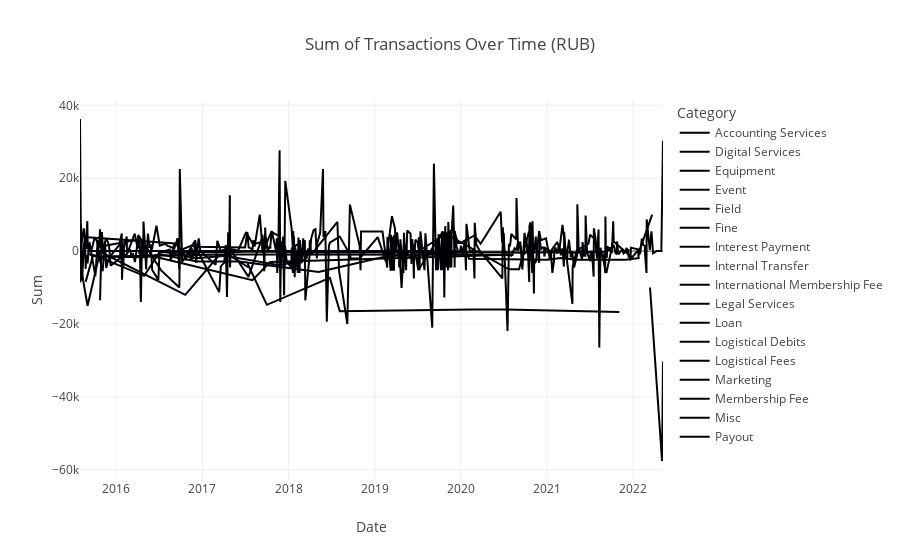
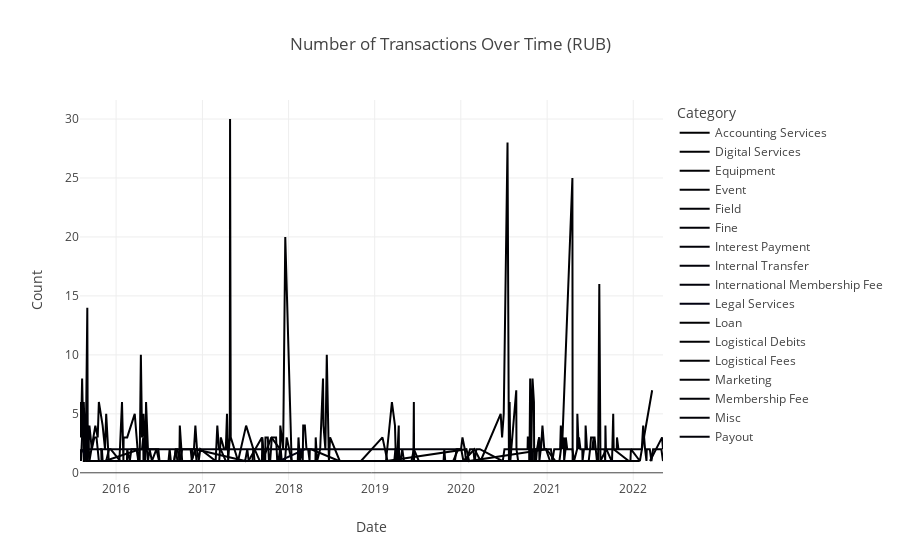

The cell these charts' notebook holds for them, in order:
### Markdown cell above
category_transaction_counts_rub_2 = df_fin_rub.len()
print(category_transaction_counts_rub_2)

### Code cell
# Group the DataFrame by 'Category' and 'Date' and calculate the sum of 'Sum' and the count of transactions
category_sum_over_time = df_fin_rub.groupby(['Category', 'Date'])['Sum'].sum().reset_index()
category_count_over_time = df_fin_rub.groupby(['Category', 'Date']).size().reset_index(name='Count')

# Create a line graph for the sum of transactions over time for each category
fig_sum_over_time = px.line(category_sum_over_time, x='Date', y='Sum', color='Category',
                            title='Sum of Transactions Over Time (RUB)')

# Create a line graph for the number of transactions over time for each category
fig_count_over_time = px.line(category_count_over_time, x='Date', y='Count', color='Category',
                              title='Number of Transactions Over Time (RUB)')

# Show the interactive graphs
fig_sum_over_time.show()
fig_count_over_time.show()

### Figure 1 — Plotly figure (JSON) as saved in the notebook; plotly's stock layout.template omitted (floating-point values rounded to 4 significant figures; data arrays with more than 128 entries replaced by an {"elided": "..."} marker saying what was removed)
{"data": [{"hovertemplate": "Category=Accounting Services<br>Date=%{x}<br>Sum=%{y}<extra></extra>", "legendgroup": "Accounting Services", "line": {"color": "#000001", "dash": "solid"}, "marker": {"symbol": "circle"}, "mode": "lines", "name": "Accounting Services", "orientation": "v", "showlegend": true, "type": "scatter", "x": ["2016-04-04T00:00:00", "2017-08-01T00:00:00", "2017-10-15T00:00:00", "2020-07-16T00:00:00"], "xaxis": "x", "y": [-430, -8000, -3000, -1000], "yaxis": "y"}, {"hovertemplate": "Category=Digital Services<br>Date=%{x}<br>Sum=%{y}<extra></extra>", "legendgroup": "Digital Services", "line": {"color": "#000002", "dash": "solid"}, "marker": {"symbol": "circle"}, "mode": "lines", "name": "Digital Services", "orientation": "v", "showlegend": true, "type": "scatter", "x": ["2015-09-02T00:00:00", "2015-09-15T00:00:00", "2015-10-25T00:00:00", "2016-05-07T00:00:00", "2016-07-03T00:00:00", "2016-12-10T00:00:00", "2017-06-06T00:00:00", "2018-05-08T00:00:00", "2019-02-21T00:00:00", "2020-01-25T00:00:00", "2020-02-05T00:00:00", "2020-12-29T00:00:00", "2021-02-05T00:00:00", "2021-02-25T00:00:00", "2021-05-08T00:00:00", "2021-11-29T00:00:00", "2022-01-28T00:00:00"], "xaxis": "x", "y": [-500, -1000, -1500, -1714, -900, -2882, -2860, -5720, -1440, -316, -2084, -2399, -2080, -1908, -2362, -2360, -1911], "yaxis": "y"}, {"hovertemplate": "Category=Equipment<br>Date=%{x}<br>Sum=%{y}<extra></extra>", "legendgroup": "Equipment", "line": {"color": "#000003", "dash": "solid"}, "marker": {"symbol": "circle"}, "mode": "lines", "name": "Equipment", "orientation": "v", "showlegend": true, "type": "scatter", "x": {"elided": "191 str values"}, "xaxis": "x", "y": {"elided": "191 int values"}, "yaxis": "y"}, {"hovertemplate": "Category=Event<br>Date=%{x}<br>Sum=%{y}<extra></extra>", "legendgroup": "Event", "line": {"color": "#000004", "dash": "solid"}, "marker": {"symbol": "circle"}, "mode": "lines", "name": "Event", "orientation": "v", "showlegend": true, "type": "scatter", "x": ["2015-09-02T00:00:00", "2016-09-25T00:00:00"], "xaxis": "x", "y": [3800, 2000], "yaxis": "y"}, {"hovertemplate": "Category=Field<br>Date=%{x}<br>Sum=%{y}<extra></extra>", "legendgroup": "Field", "line": {"color": "#000005", "dash": "solid"}, "marker": {"symbol": "circle"}, "mode": "lines", "name": "Field", "orientation": "v", "showlegend": true, "type": "scatter", "x": {"elided": "310 str values"}, "xaxis": "x", "y": {"elided": "310 int values"}, "yaxis": "y"}, {"hovertemplate": "Category=Fine<br>Date=%{x}<br>Sum=%{y}<extra></extra>", "legendgroup": "Fine", "line": {"color": "#000006", "dash": "solid"}, "marker": {"symbol": "circle"}, "mode": "lines", "name": "Fine", "orientation": "v", "showlegend": true, "type": "scatter", "x": ["2018-03-11T00:00:00"], "xaxis": "x", "y": [1000], "yaxis": "y"}, {"hovertemplate": "Category=Interest Payment<br>Date=%{x}<br>Sum=%{y}<extra></extra>", "legendgroup": "Interest Payment", "line": {"color": "#000007", "dash": "solid"}, "marker": {"symbol": "circle"}, "mode": "lines", "name": "Interest Payment", "orientation": "v", "showlegend": true, "type": "scatter", "x": ["2021-05-24T00:00:00"], "xaxis": "x", "y": [1290], "yaxis": "y"}, {"hovertemplate": "Category=Internal Transfer<br>Date=%{x}<br>Sum=%{y}<extra></extra>", "legendgroup": "Internal Transfer", "line": {"color": "#000008", "dash": "solid"}, "marker": {"symbol": "circle"}, "mode": "lines", "name": "Internal Transfer", "orientation": "v", "showlegend": true, "type": "scatter", "x": ["2015-09-02T00:00:00", "2017-03-20T00:00:00", "2018-02-25T00:00:00", "2018-03-10T00:00:00", "2019-12-21T00:00:00"], "xaxis": "x", "y": [0, 0, 0, 0, 0], "yaxis": "y"}, {"hovertemplate": "Category=International Membership Fee<br>Date=%{x}<br>Sum=%{y}<extra></extra>", "legendgroup": "International Membership Fee", "line": {"color": "#000009", "dash": "solid"}, "marker": {"symbol": "circle"}, "mode": "lines", "name": "International Membership Fee", "orientation": "v", "showlegend": true, "type": "scatter", "x": ["2017-07-11T00:00:00", "2017-10-01T00:00:00", "2018-06-25T00:00:00", "2018-08-06T00:00:00", "2020-02-19T00:00:00", "2020-07-11T00:00:00", "2021-11-03T00:00:00"], "xaxis": "x", "y": [-3412, -14742, -7330, -16475, -16000, -16000, -16700], "yaxis": "y"}, {"hovertemplate": "Category=Legal Services<br>Date=%{x}<br>Sum=%{y}<extra></extra>", "legendgroup": "Legal Services", "line": {"color": "#000010", "dash": "solid"}, "marker": {"symbol": "circle"}, "mode": "lines", "name": "Legal Services", "orientation": "v", "showlegend": true, "type": "scatter", "x": ["2015-08-10T00:00:00", "2015-09-02T00:00:00", "2015-10-25T00:00:00", "2016-10-20T00:00:00", "2017-03-14T00:00:00", "2017-11-23T00:00:00", "2018-03-13T00:00:00"], "xaxis": "x", "y": [-6420, -15000, -200, -12000, -1000, -3850, -2380], "yaxis": "y"}, {"hovertemplate": "Category=Loan<br>Date=%{x}<br>Sum=%{y}<extra></extra>", "legendgroup": "Loan", "line": {"color": "#000001", "dash": "solid"}, "marker": {"symbol": "circle"}, "mode": "lines", "name": "Loan", "orientation": "v", "showlegend": true, "type": "scatter", "x": ["2019-07-07T00:00:00", "2019-10-16T00:00:00", "2020-07-23T00:00:00", "2020-09-04T00:00:00", "2020-10-15T00:00:00", "2020-10-30T00:00:00"], "xaxis": "x", "y": [-5000, 5250, -5000, -5000, 5200, 5200], "yaxis": "y"}, {"hovertemplate": "Category=Logistical Debits<br>Date=%{x}<br>Sum=%{y}<extra></extra>", "legendgroup": "Logistical Debits", "line": {"color": "#000002", "dash": "solid"}, "marker": {"symbol": "circle"}, "mode": "lines", "name": "Logistical Debits", "orientation": "v", "showlegend": true, "type": "scatter", "x": ["2015-08-25T00:00:00", "2015-09-25T00:00:00", "2015-11-03T00:00:00", "2016-04-29T00:00:00", "2016-07-03T00:00:00", "2017-04-03T00:00:00", "2017-08-07T00:00:00", "2018-06-02T00:00:00", "2019-04-20T00:00:00", "2019-04-28T00:00:00", "2019-05-05T00:00:00", "2019-07-09T00:00:00", "2019-09-22T00:00:00", "2019-11-02T00:00:00", "2019-12-21T00:00:00", "2019-12-28T00:00:00", "2020-06-14T00:00:00", "2020-09-20T00:00:00", "2020-10-17T00:00:00", "2020-10-18T00:00:00", "2020-12-12T00:00:00", "2020-12-20T00:00:00", "2021-05-30T00:00:00", "2021-06-12T00:00:00", "2021-06-19T00:00:00", "2021-08-07T00:00:00", "2021-08-29T00:00:00", "2021-09-01T00:00:00", "2021-09-04T00:00:00", "2021-09-05T00:00:00"], "xaxis": "x", "y": [-8450, -1170, -2000, -6780, -300, -315, -115, -400, -288, -225, -212, -295, -426, -302, -330, -284, -287, -447, -279, -260, -362, -256, -486, -283, -277, -160, -246, -257, -324, -335], "yaxis": "y"}, {"hovertemplate": "Category=Logistical Fees<br>Date=%{x}<br>Sum=%{y}<extra></extra>", "legendgroup": "Logistical Fees", "line": {"color": "#000003", "dash": "solid"}, "marker": {"symbol": "circle"}, "mode": "lines", "name": "Logistical Fees", "orientation": "v", "showlegend": true, "type": "scatter", "x": ["2017-12-18T00:00:00"], "xaxis": "x", "y": [-5000], "yaxis": "y"}, {"hovertemplate": "Category=Marketing<br>Date=%{x}<br>Sum=%{y}<extra></extra>", "legendgroup": "Marketing", "line": {"color": "#000004", "dash": "solid"}, "marker": {"symbol": "circle"}, "mode": "lines", "name": "Marketing", "orientation": "v", "showlegend": true, "type": "scatter", "x": ["2015-10-15T00:00:00", "2015-10-30T00:00:00", "2017-04-20T00:00:00", "2020-08-12T00:00:00"], "xaxis": "x", "y": [-1500, -1500, -900, -1000], "yaxis": "y"}, {"hovertemplate": "Category=Membership Fee<br>Date=%{x}<br>Sum=%{y}<extra></extra>", "legendgroup": "Membership Fee", "line": {"color": "#000005", "dash": "solid"}, "marker": {"symbol": "circle"}, "mode": "lines", "name": "Membership Fee", "orientation": "v", "showlegend": true, "type": "scatter", "x": ["2015-08-01T00:00:00", "2015-08-05T00:00:00", "2015-08-17T00:00:00", "2015-08-25T00:00:00", "2015-09-01T00:00:00", "2015-09-03T00:00:00", "2015-09-10T00:00:00", "2015-09-20T00:00:00", "2015-10-01T00:00:00", "2015-10-10T00:00:00", "2015-10-20T00:00:00", "2015-10-25T00:00:00", "2015-10-30T00:00:00", "2015-11-01T00:00:00", "2015-11-02T00:00:00", "2015-11-05T00:00:00", "2015-11-15T00:00:00", "2016-04-10T00:00:00", "2016-04-20T00:00:00", "2016-04-25T00:00:00", "2016-04-26T00:00:00", "2016-04-28T00:00:00", "2016-05-01T00:00:00", "2016-05-05T00:00:00", "2016-05-15T00:00:00", "2016-05-22T00:00:00", "2016-06-01T00:00:00", "2016-06-20T00:00:00", "2016-07-01T00:00:00", "2016-07-04T00:00:00", "2016-07-28T00:00:00", "2016-08-05T00:00:00", "2016-08-25T00:00:00", "2016-09-01T00:00:00", "2016-09-03T00:00:00", "2016-09-10T00:00:00", "2016-09-17T00:00:00", "2016-09-27T00:00:00", "2016-09-29T00:00:00", "2016-11-16T00:00:00", "2016-12-02T00:00:00", "2017-07-01T00:00:00", "2017-07-10T00:00:00", "2017-07-16T00:00:00", "2017-08-01T00:00:00", "2017-08-05T00:00:00", "2017-08-10T00:00:00", "2017-09-01T00:00:00", "2017-09-10T00:00:00", "2017-09-12T00:00:00", "2017-09-18T00:00:00", "2017-10-20T00:00:00"], "xaxis": "x", "y": [36250, 1000, 6250, 500, 8250, 500, 1750, 500, 3500, 3000, 750, 6000, 1000, 500, 5250, 1500, 1500, 3250, 2000, 2250, 500, 1250, 1450, 1500, 1000, 1250, 500, 7000, 2000, 1500, 2000, 1500, 1000, 1000, 500, 2000, 1500, 500, 250, 1500, 1200, 1000, 5250, 1000, 500, 3000, 1250, 10000, 2500, 4500, 1000, 1000], "yaxis": "y"}, {"hovertemplate": "Category=Misc<br>Date=%{x}<br>Sum=%{y}<extra></extra>", "legendgroup": "Misc", "line": {"color": "#000006", "dash": "solid"}, "marker": {"symbol": "circle"}, "mode": "lines", "name": "Misc", "orientation": "v", "showlegend": true, "type": "scatter", "x": ["2016-07-15T00:00:00", "2016-12-04T00:00:00", "2017-04-26T00:00:00", "2017-07-16T00:00:00"], "xaxis": "x", "y": [-80, -1962, -1200, -4500], "yaxis": "y"}, {"hovertemplate": "Category=Payout<br>Date=%{x}<br>Sum=%{y}<extra></extra>", "legendgroup": "Payout", "line": {"color": "#000007", "dash": "solid"}, "marker": {"symbol": "circle"}, "mode": "lines", "name": "Payout", "orientation": "v", "showlegend": true, "type": "scatter", "x": ["2022-03-13T00:00:00", "2022-05-03T00:00:00", "2022-05-07T00:00:00"], "xaxis": "x", "y": [-10000, -57600, -30300], "yaxis": "y"}], "layout": {"legend": {"title": {"text": "Category"}, "tracegroupgap": 0}, "title": {"text": "Sum of Transactions Over Time (RUB)"}, "xaxis": {"anchor": "y", "domain": [0, 1], "title": {"text": "Date"}}, "yaxis": {"anchor": "x", "domain": [0, 1], "title": {"text": "Sum"}}}}

### Figure 2 — Plotly figure (JSON) as saved in the notebook; plotly's stock layout.template omitted (floating-point values rounded to 4 significant figures; data arrays with more than 128 entries replaced by an {"elided": "..."} marker saying what was removed)
{"data": [{"hovertemplate": "Category=Accounting Services<br>Date=%{x}<br>Count=%{y}<extra></extra>", "legendgroup": "Accounting Services", "line": {"color": "#000001", "dash": "solid"}, "marker": {"symbol": "circle"}, "mode": "lines", "name": "Accounting Services", "orientation": "v", "showlegend": true, "type": "scatter", "x": ["2016-04-04T00:00:00", "2017-08-01T00:00:00", "2017-10-15T00:00:00", "2020-07-16T00:00:00"], "xaxis": "x", "y": [1, 1, 1, 1], "yaxis": "y"}, {"hovertemplate": "Category=Digital Services<br>Date=%{x}<br>Count=%{y}<extra></extra>", "legendgroup": "Digital Services", "line": {"color": "#000002", "dash": "solid"}, "marker": {"symbol": "circle"}, "mode": "lines", "name": "Digital Services", "orientation": "v", "showlegend": true, "type": "scatter", "x": ["2015-09-02T00:00:00", "2015-09-15T00:00:00", "2015-10-25T00:00:00", "2016-05-07T00:00:00", "2016-07-03T00:00:00", "2016-12-10T00:00:00", "2017-06-06T00:00:00", "2018-05-08T00:00:00", "2019-02-21T00:00:00", "2020-01-25T00:00:00", "2020-02-05T00:00:00", "2020-12-29T00:00:00", "2021-02-05T00:00:00", "2021-02-25T00:00:00", "2021-05-08T00:00:00", "2021-11-29T00:00:00", "2022-01-28T00:00:00"], "xaxis": "x", "y": [1, 1, 1, 1, 1, 1, 1, 1, 1, 2, 1, 2, 1, 1, 1, 1, 1], "yaxis": "y"}, {"hovertemplate": "Category=Equipment<br>Date=%{x}<br>Count=%{y}<extra></extra>", "legendgroup": "Equipment", "line": {"color": "#000003", "dash": "solid"}, "marker": {"symbol": "circle"}, "mode": "lines", "name": "Equipment", "orientation": "v", "showlegend": true, "type": "scatter", "x": {"elided": "191 str values"}, "xaxis": "x", "y": {"elided": "191 int values"}, "yaxis": "y"}, {"hovertemplate": "Category=Event<br>Date=%{x}<br>Count=%{y}<extra></extra>", "legendgroup": "Event", "line": {"color": "#000004", "dash": "solid"}, "marker": {"symbol": "circle"}, "mode": "lines", "name": "Event", "orientation": "v", "showlegend": true, "type": "scatter", "x": ["2015-09-02T00:00:00", "2016-09-25T00:00:00"], "xaxis": "x", "y": [1, 1], "yaxis": "y"}, {"hovertemplate": "Category=Field<br>Date=%{x}<br>Count=%{y}<extra></extra>", "legendgroup": "Field", "line": {"color": "#000005", "dash": "solid"}, "marker": {"symbol": "circle"}, "mode": "lines", "name": "Field", "orientation": "v", "showlegend": true, "type": "scatter", "x": {"elided": "310 str values"}, "xaxis": "x", "y": {"elided": "310 int values"}, "yaxis": "y"}, {"hovertemplate": "Category=Fine<br>Date=%{x}<br>Count=%{y}<extra></extra>", "legendgroup": "Fine", "line": {"color": "#000006", "dash": "solid"}, "marker": {"symbol": "circle"}, "mode": "lines", "name": "Fine", "orientation": "v", "showlegend": true, "type": "scatter", "x": ["2018-03-11T00:00:00"], "xaxis": "x", "y": [1], "yaxis": "y"}, {"hovertemplate": "Category=Interest Payment<br>Date=%{x}<br>Count=%{y}<extra></extra>", "legendgroup": "Interest Payment", "line": {"color": "#000007", "dash": "solid"}, "marker": {"symbol": "circle"}, "mode": "lines", "name": "Interest Payment", "orientation": "v", "showlegend": true, "type": "scatter", "x": ["2021-05-24T00:00:00"], "xaxis": "x", "y": [1], "yaxis": "y"}, {"hovertemplate": "Category=Internal Transfer<br>Date=%{x}<br>Count=%{y}<extra></extra>", "legendgroup": "Internal Transfer", "line": {"color": "#000008", "dash": "solid"}, "marker": {"symbol": "circle"}, "mode": "lines", "name": "Internal Transfer", "orientation": "v", "showlegend": true, "type": "scatter", "x": ["2015-09-02T00:00:00", "2017-03-20T00:00:00", "2018-02-25T00:00:00", "2018-03-10T00:00:00", "2019-12-21T00:00:00"], "xaxis": "x", "y": [2, 2, 2, 2, 2], "yaxis": "y"}, {"hovertemplate": "Category=International Membership Fee<br>Date=%{x}<br>Count=%{y}<extra></extra>", "legendgroup": "International Membership Fee", "line": {"color": "#000009", "dash": "solid"}, "marker": {"symbol": "circle"}, "mode": "lines", "name": "International Membership Fee", "orientation": "v", "showlegend": true, "type": "scatter", "x": ["2017-07-11T00:00:00", "2017-10-01T00:00:00", "2018-06-25T00:00:00", "2018-08-06T00:00:00", "2020-02-19T00:00:00", "2020-07-11T00:00:00", "2021-11-03T00:00:00"], "xaxis": "x", "y": [1, 1, 1, 1, 1, 1, 1], "yaxis": "y"}, {"hovertemplate": "Category=Legal Services<br>Date=%{x}<br>Count=%{y}<extra></extra>", "legendgroup": "Legal Services", "line": {"color": "#000010", "dash": "solid"}, "marker": {"symbol": "circle"}, "mode": "lines", "name": "Legal Services", "orientation": "v", "showlegend": true, "type": "scatter", "x": ["2015-08-10T00:00:00", "2015-09-02T00:00:00", "2015-10-25T00:00:00", "2016-10-20T00:00:00", "2017-03-14T00:00:00", "2017-11-23T00:00:00", "2018-03-13T00:00:00"], "xaxis": "x", "y": [2, 1, 1, 1, 1, 1, 2], "yaxis": "y"}, {"hovertemplate": "Category=Loan<br>Date=%{x}<br>Count=%{y}<extra></extra>", "legendgroup": "Loan", "line": {"color": "#000001", "dash": "solid"}, "marker": {"symbol": "circle"}, "mode": "lines", "name": "Loan", "orientation": "v", "showlegend": true, "type": "scatter", "x": ["2019-07-07T00:00:00", "2019-10-16T00:00:00", "2020-07-23T00:00:00", "2020-09-04T00:00:00", "2020-10-15T00:00:00", "2020-10-30T00:00:00"], "xaxis": "x", "y": [1, 1, 1, 1, 1, 1], "yaxis": "y"}, {"hovertemplate": "Category=Logistical Debits<br>Date=%{x}<br>Count=%{y}<extra></extra>", "legendgroup": "Logistical Debits", "line": {"color": "#000002", "dash": "solid"}, "marker": {"symbol": "circle"}, "mode": "lines", "name": "Logistical Debits", "orientation": "v", "showlegend": true, "type": "scatter", "x": ["2015-08-25T00:00:00", "2015-09-25T00:00:00", "2015-11-03T00:00:00", "2016-04-29T00:00:00", "2016-07-03T00:00:00", "2017-04-03T00:00:00", "2017-08-07T00:00:00", "2018-06-02T00:00:00", "2019-04-20T00:00:00", "2019-04-28T00:00:00", "2019-05-05T00:00:00", "2019-07-09T00:00:00", "2019-09-22T00:00:00", "2019-11-02T00:00:00", "2019-12-21T00:00:00", "2019-12-28T00:00:00", "2020-06-14T00:00:00", "2020-09-20T00:00:00", "2020-10-17T00:00:00", "2020-10-18T00:00:00", "2020-12-12T00:00:00", "2020-12-20T00:00:00", "2021-05-30T00:00:00", "2021-06-12T00:00:00", "2021-06-19T00:00:00", "2021-08-07T00:00:00", "2021-08-29T00:00:00", "2021-09-01T00:00:00", "2021-09-04T00:00:00", "2021-09-05T00:00:00"], "xaxis": "x", "y": [1, 1, 1, 1, 1, 1, 1, 1, 1, 1, 1, 1, 1, 1, 1, 1, 1, 1, 1, 1, 1, 1, 1, 1, 1, 1, 1, 1, 1, 1], "yaxis": "y"}, {"hovertemplate": "Category=Logistical Fees<br>Date=%{x}<br>Count=%{y}<extra></extra>", "legendgroup": "Logistical Fees", "line": {"color": "#000003", "dash": "solid"}, "marker": {"symbol": "circle"}, "mode": "lines", "name": "Logistical Fees", "orientation": "v", "showlegend": true, "type": "scatter", "x": ["2017-12-18T00:00:00"], "xaxis": "x", "y": [1], "yaxis": "y"}, {"hovertemplate": "Category=Marketing<br>Date=%{x}<br>Count=%{y}<extra></extra>", "legendgroup": "Marketing", "line": {"color": "#000004", "dash": "solid"}, "marker": {"symbol": "circle"}, "mode": "lines", "name": "Marketing", "orientation": "v", "showlegend": true, "type": "scatter", "x": ["2015-10-15T00:00:00", "2015-10-30T00:00:00", "2017-04-20T00:00:00", "2020-08-12T00:00:00"], "xaxis": "x", "y": [1, 1, 1, 1], "yaxis": "y"}, {"hovertemplate": "Category=Membership Fee<br>Date=%{x}<br>Count=%{y}<extra></extra>", "legendgroup": "Membership Fee", "line": {"color": "#000005", "dash": "solid"}, "marker": {"symbol": "circle"}, "mode": "lines", "name": "Membership Fee", "orientation": "v", "showlegend": true, "type": "scatter", "x": ["2015-08-01T00:00:00", "2015-08-05T00:00:00", "2015-08-17T00:00:00", "2015-08-25T00:00:00", "2015-09-01T00:00:00", "2015-09-03T00:00:00", "2015-09-10T00:00:00", "2015-09-20T00:00:00", "2015-10-01T00:00:00", "2015-10-10T00:00:00", "2015-10-20T00:00:00", "2015-10-25T00:00:00", "2015-10-30T00:00:00", "2015-11-01T00:00:00", "2015-11-02T00:00:00", "2015-11-05T00:00:00", "2015-11-15T00:00:00", "2016-04-10T00:00:00", "2016-04-20T00:00:00", "2016-04-25T00:00:00", "2016-04-26T00:00:00", "2016-04-28T00:00:00", "2016-05-01T00:00:00", "2016-05-05T00:00:00", "2016-05-15T00:00:00", "2016-05-22T00:00:00", "2016-06-01T00:00:00", "2016-06-20T00:00:00", "2016-07-01T00:00:00", "2016-07-04T00:00:00", "2016-07-28T00:00:00", "2016-08-05T00:00:00", "2016-08-25T00:00:00", "2016-09-01T00:00:00", "2016-09-03T00:00:00", "2016-09-10T00:00:00", "2016-09-17T00:00:00", "2016-09-27T00:00:00", "2016-09-29T00:00:00", "2016-11-16T00:00:00", "2016-12-02T00:00:00", "2017-07-01T00:00:00", "2017-07-10T00:00:00", "2017-07-16T00:00:00", "2017-08-01T00:00:00", "2017-08-05T00:00:00", "2017-08-10T00:00:00", "2017-09-01T00:00:00", "2017-09-10T00:00:00", "2017-09-12T00:00:00", "2017-09-18T00:00:00", "2017-10-20T00:00:00"], "xaxis": "x", "y": [2, 1, 6, 1, 14, 1, 4, 2, 3, 3, 1, 1, 1, 1, 2, 1, 1, 2, 2, 3, 1, 2, 1, 3, 1, 2, 1, 2, 1, 1, 1, 1, 1, 1, 1, 2, 2, 1, 1, 1, 2, 1, 2, 1, 1, 2, 2, 1, 1, 3, 1, 1], "yaxis": "y"}, {"hovertemplate": "Category=Misc<br>Date=%{x}<br>Count=%{y}<extra></extra>", "legendgroup": "Misc", "line": {"color": "#000006", "dash": "solid"}, "marker": {"symbol": "circle"}, "mode": "lines", "name": "Misc", "orientation": "v", "showlegend": true, "type": "scatter", "x": ["2016-07-15T00:00:00", "2016-12-04T00:00:00", "2017-04-26T00:00:00", "2017-07-16T00:00:00"], "xaxis": "x", "y": [1, 1, 1, 1], "yaxis": "y"}, {"hovertemplate": "Category=Payout<br>Date=%{x}<br>Count=%{y}<extra></extra>", "legendgroup": "Payout", "line": {"color": "#000007", "dash": "solid"}, "marker": {"symbol": "circle"}, "mode": "lines", "name": "Payout", "orientation": "v", "showlegend": true, "type": "scatter", "x": ["2022-03-13T00:00:00", "2022-05-03T00:00:00", "2022-05-07T00:00:00"], "xaxis": "x", "y": [1, 3, 2], "yaxis": "y"}], "layout": {"legend": {"title": {"text": "Category"}, "tracegroupgap": 0}, "title": {"text": "Number of Transactions Over Time (RUB)"}, "xaxis": {"anchor": "y", "domain": [0, 1], "title": {"text": "Date"}}, "yaxis": {"anchor": "x", "domain": [0, 1], "title": {"text": "Count"}}}}
